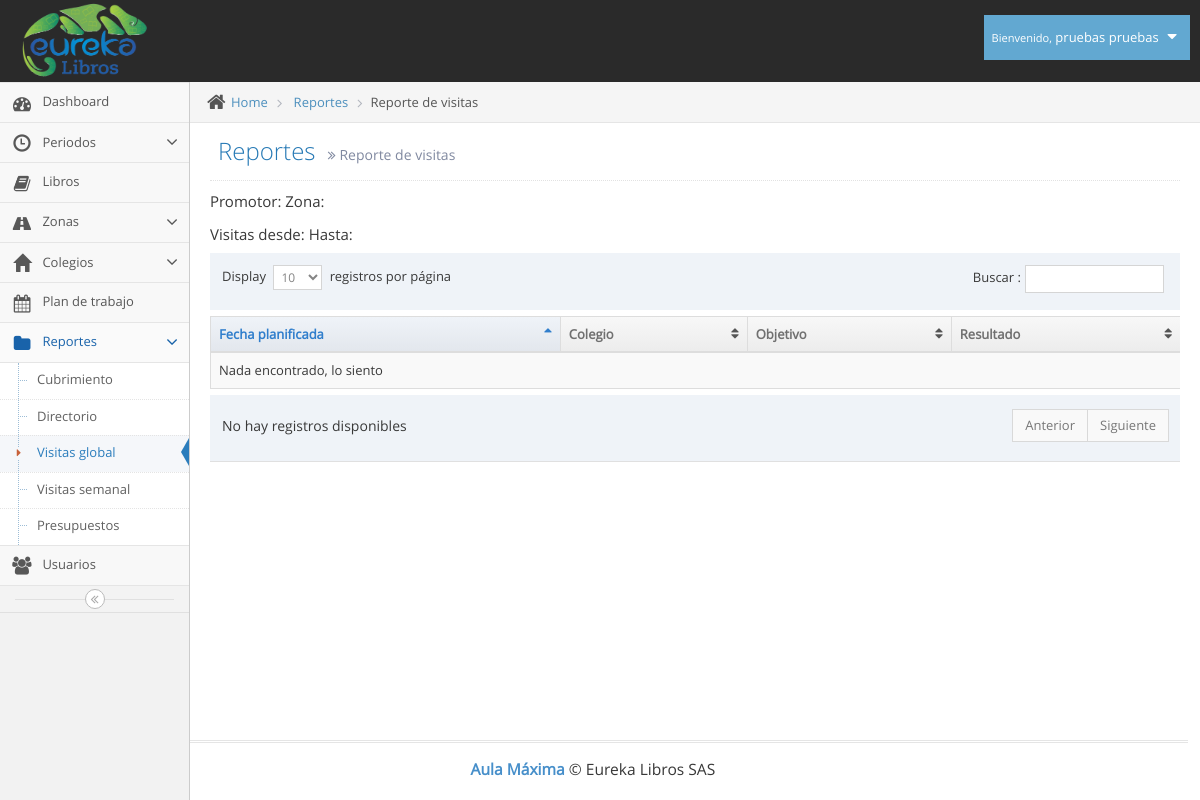
The page /lista_visitas_detallado.php (signed in) on the database as committed earlier.
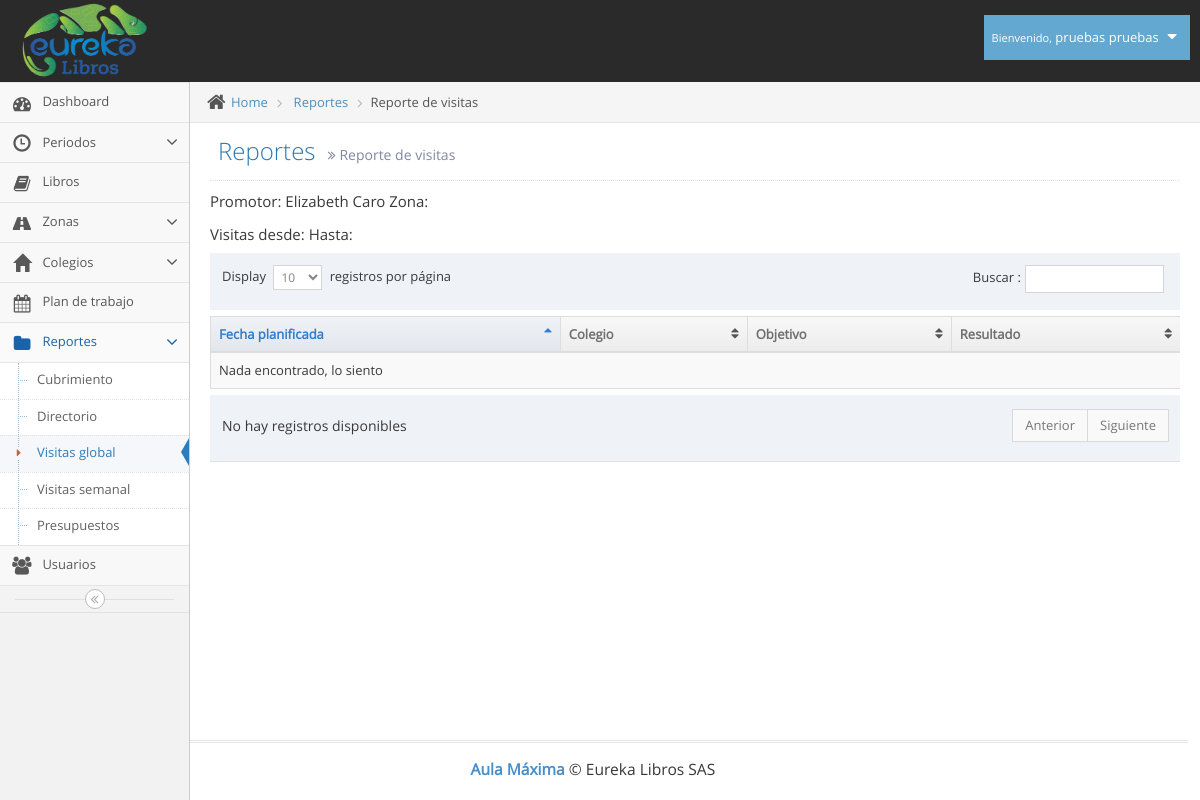
The same page on the database as committed later.
### tables this page shows
CREATE TABLE `usuarios` (
  `id` int(11) NOT NULL,
  `tipo` int(11) NOT NULL,
  `id_pais` int(11) NOT NULL,
  `cedula` varchar(12) NOT NULL,
  `nombres` varchar(100) NOT NULL,
  `apellidos` varchar(100) NOT NULL,
  `telefono` varchar(12) NOT NULL,
  `direccion` varchar(100) NOT NULL,
  `correo` varchar(100) NOT NULL,
  `clave` varchar(100) NOT NULL,
  `cod_zona` varchar(10) NOT NULL
);

### lista_visitas_detallado.php (the view, shortened to what this page needs)
<!DOCTYPE html>
<html lang="es">
	<head>
		<link rel="stylesheet" href="assets/css/bootstrap.min.css" />
		<link rel="stylesheet" href="assets/font-awesome/4.5.0/css/font-awesome.min.css" />
		<link rel="stylesheet" href="assets/css/jquery-ui.custom.min.css" />
		<link rel="stylesheet" href="assets/css/chosen.min.css" />
		<link rel="stylesheet" href="assets/css/bootstrap-datepicker3.min.css" />
		<link rel="stylesheet" href="assets/css/bootstrap-timepicker.min.css" />
		<link rel="stylesheet" href="assets/css/daterangepicker.min.css" />
		<link rel="stylesheet" href="assets/css/bootstrap-datetimepicker.min.css" />
		<link rel="stylesheet" href="assets/css/bootstrap-colorpicker.min.css" />
		<link href="assets/js/dataTables/dataTables.bootstrap.css" rel="stylesheet" />
		<link rel="stylesheet" href="assets/css/ace.min.css" class="ace-main-stylesheet" id="main-ace-style" />
		<link rel="stylesheet" href="assets/css/ace-skins.min.css" />
		<link rel="stylesheet" href="assets/css/ace-rtl.min.css" />
	</head>
	<body class="no-skin">
		<?php include("template/nav.php"); ?>
		<div class="main-container ace-save-state" id="main-container">
			<?php include("template/sidebar.php"); ?>
			<div class="main-content">
				<div class="main-content-inner">
					<div class="breadcrumbs ace-save-state" id="breadcrumbs">
						<ul class="breadcrumb">
							<li>
								<i class="ace-icon fa fa-home home-icon"></i>
								<a href="#">Home</a>
							</li>
							<li>
								<a href="#">Reportes</a>
							</li>
							<li class="active">Reporte de visitas</li>
						</ul>
					</div>
					<div class="page-content">
						<div class="page-header">
							<h1>
								Reportes
								<small>
									<i class="ace-icon fa fa-angle-double-right"></i>
									Reporte de visitas
								</small>
							</h1>
						</div>
						<?php
							if (isset($_POST["promo"])) {
								$sql_usuario="SELECT nombres, apellidos, cod_zona FROM usuarios WHERE id='".$_POST["promo"]."'";
								$req_usuario = $bdd->prepare($sql_usuario);
								$req_usuario->execute();
								$usuario = $req_usuario->fetch();
								$promotor=$usuario["nombres"]." ".$usuario["apellidos"];
								$sql_zonas="SELECT zona FROM zonas WHERE codigo='".$usuario["cod_zona"]."'";
								$req_zonas = $bdd->prepare($sql_zonas);
								$req_zonas->execute();
								$zonas = $req_zonas->fetch();
								$zona=$zonas["zona"];
							}
							else {
								$sql_zonas="SELECT zona FROM zonas WHERE codigo='".$_POST["zona"]."'";
								$req_zonas = $bdd->prepare($sql_zonas);
								$req_zonas->execute();
								$zonas = $req_zonas->fetch();
								$zona=$zonas["zona"];
								$sql_usuario="SELECT nombres, apellidos FROM usuarios WHERE cod_zona='".$_POST["zona"]."'";
								$req_usuario = $bdd->prepare($sql_usuario);
								$req_usuario->execute();
								$usuario = $req_usuario->fetch();
								$promotor=$usuario["nombres"]." ".$usuario["apellidos"];
							}
						?>
						<h5>Promotor: <?php echo $promotor." "."Zona: ". $zona; ?><br><br>Visitas desde: <?php echo $_POST["desde"]; ?> Hasta: <?php echo $_POST["hasta"]; ?>
						</h5>
                            <div class="table-responsive">
                                <table class="table table-striped table-bordered table-hover" id="dataTables-example">
                                    <thead>
                                        <tr>
                                            <th>Fecha planificada</th>
                                            <th>Colegio</th>
                                            <th>Objetivo</th>
                                            <th>Resultado</th>
                                        </tr>
                                    </thead>
                                    <tbody>
                                    </tbody>
                                </table>
									</div>
								</div>
							</div>
						</div>
					</div>
			<div class="footer">
				<div class="footer-inner">
					<div class="footer-content">
						<span class="bigger-120">
							<span class="blue bolder">Aula Máxima</span>
							 &copy; Eureka Libros SAS
						</span>
					</div>
				</div>
			</div>
	</body>
</html>

Rows that differ between the two databases and show on the page:
added usuarios: promotor "Elizabeth Caro"
